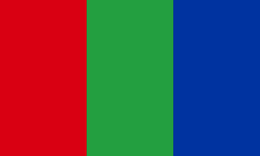
%> input picture HW3/default_rgb_reference.tif, 260 x 156 px, shrunk from 1280 x 768 before the run
$ octave Problem2c.m   (GNU Octave 9; MATLAB toolbox functions it lacks are replaced by stand-ins)
%> lines starting %> are read from the running program, lines starting %| are printed output that depends on the picture
%% BE606 HW3 Problem 2c

clear all
close all

%% Part 1


A = double(imread('default_rgb_reference.tif'));

red = A(:,:,1);
green = A(:,:,2);
blue = A(:,:,3);

figure;
plot3(red,green,blue, 'k.')
grid on
title('Raw Scatter Plot of Intensities')

xlabel('red intensities')
ylabel('green intensities')
zlabel('blue intensities')
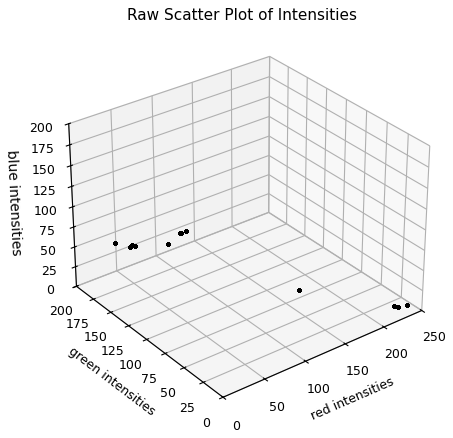
%> figure redrawn from the program's plot data


X = [red(:), green(:), blue(:)];


[class,cent] = kmeans(X,3,'Replicates',10);
%> cent = [0.115 51.28 159.7; 216.3 0.644 18.15; 34.92 159.1 63.95]

figure;

for i = 1:3
    cl = i == class;
    plot3(red(cl),green(cl),blue(cl),'.','MarkerSize',12)
    hold on
end
grid on
legend('C1','C2','C3')
title('K-means RGB Intensities')
xlabel('red intensities')
ylabel('green intensities')
zlabel('blue intensities')


E = NaN*ones(size(X));
E(1==class,:) = X(1==class,:);
E = uint8(reshape(E,size(A)));
figure;
image(E)
title('filtered image E')


F = NaN*ones(size(X));
F(2==class,:) = X(2==class,:);
F = uint8(reshape(F,size(A)));
figure;
image(F)
title('filtered image F')

G = NaN*ones(size(X));
G(3==class,:) = X(3==class,:);
G = uint8(reshape(G,size(A)));
figure;
image(G)
title('filtered image G')

%% Part 2

A = double(imread('confocal_image01.tif'));
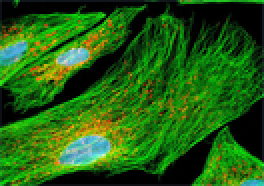
%> input picture HW3/confocal_image01.tif, 132 x 93 px, shrunk from 650 x 458 before the run (shown 2 times larger)
%> A: size 93x132x3 double

red = A(:,:,1);
%> red: size 93x132 double
green = A(:,:,2);
%> green: size 93x132 double
blue = A(:,:,3);
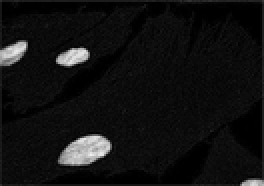
%> blue: size 93x132 double (shown 2 times larger); min 0, max 240, mean 17.5

X = [red(:), green(:), blue(:)];
%Using 4 centroids intuitively makes sense here--we have R,G,B and Black
%colors in the image
[class,cent] = kmeans(X,4,'Replicates',50);
%> cent = [6.21 20.02 5.89; 126.1 145.1 15.22; 24.77 128.4 12.36; 100.1 185.4 179.6]

figure;

for i = 1:4
    cl = i == class;
    plot3(red(cl),green(cl),blue(cl),'.','MarkerSize',12)
    hold on
end
legend('C1','C2','C3','C4')
title('K-means RGB Intensities of confocal w/4 Clusters')
xlabel('red intensities')
ylabel('green intensities')
zlabel('blue intensities')


E = NaN*ones(size(X));
E(1==class,:) = X(1==class,:);
E = uint8(reshape(E,size(A)));
%> E: size 93x132x3 uint8
figure;
image(E)
title('Cluster 1')


F = NaN*ones(size(X));
F(2==class,:) = X(2==class,:);
F = uint8(reshape(F,size(A)));
%> F: size 93x132x3 uint8
figure;
image(F)
title('Cluster 2')

G = NaN*ones(size(X));
G(3==class,:) = X(3==class,:);
G = uint8(reshape(G,size(A)));
%> G: size 93x132x3 uint8
figure;
image(G)
title('Cluster 3')


H = NaN*ones(size(X));
H(4==class,:) = X(4==class,:);
H = uint8(reshape(H,size(A)));
figure;
image(H)
title('Cluster 4')

%% Part 3

A = double(imread('Bacteria_image01.tif'));
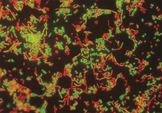
%> input picture HW3/Bacteria_image01.tif, 162 x 113 px, shrunk from 800 x 554 before the run
%> A: size 113x162x3 double

red = A(:,:,1);
%> red: size 113x162 double
green = A(:,:,2);
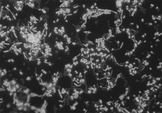
%> green: size 113x162 double; min 22, max 204, mean 63.3
blue = A(:,:,3);
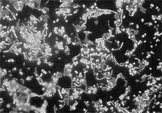
%> blue: size 113x162 double; min 18, max 70, mean 36; drawn with min black and max white

%because we're essentially looking for 3 classes (red, y/g and background)
%k = 3

X = [red(:), green(:), blue(:)];


[class,cent] = kmeans(X,3,'Replicates',50);
%> cent = [119.1 138.7 55.67; 161.5 76.69 44.27; 53.49 38.6 28.22]

figure;

for i = 1:3
    cl = i == class;
    plot3(red(cl),green(cl),blue(cl),'.','MarkerSize',12)
    hold on
end
grid on
legend('C1','C2','C3')
title('K-means RGB Intensities of Bacteria')
xlabel('red intensities')
ylabel('green intensities')
zlabel('blue intensities')

E = NaN*ones(size(X));
E(1==class,:) = X(1==class,:);
E = uint8(reshape(E,size(A)));
%> E: size 113x162x3 uint8
figure;
image(E)
title('filtered image C1')


F = NaN*ones(size(X));
F(2==class,:) = X(2==class,:);
F = uint8(reshape(F,size(A)));
%> F: size 113x162x3 uint8
figure;
image(F)
title('filtered image C2')

G = NaN*ones(size(X));
G(3==class,:) = X(3==class,:);
G = uint8(reshape(G,size(A)));
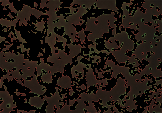
%> G: size 113x162x3 uint8; mean R, G, B 34.2, 24.6, 18
figure;
image(G)
title('filtered image C3')
